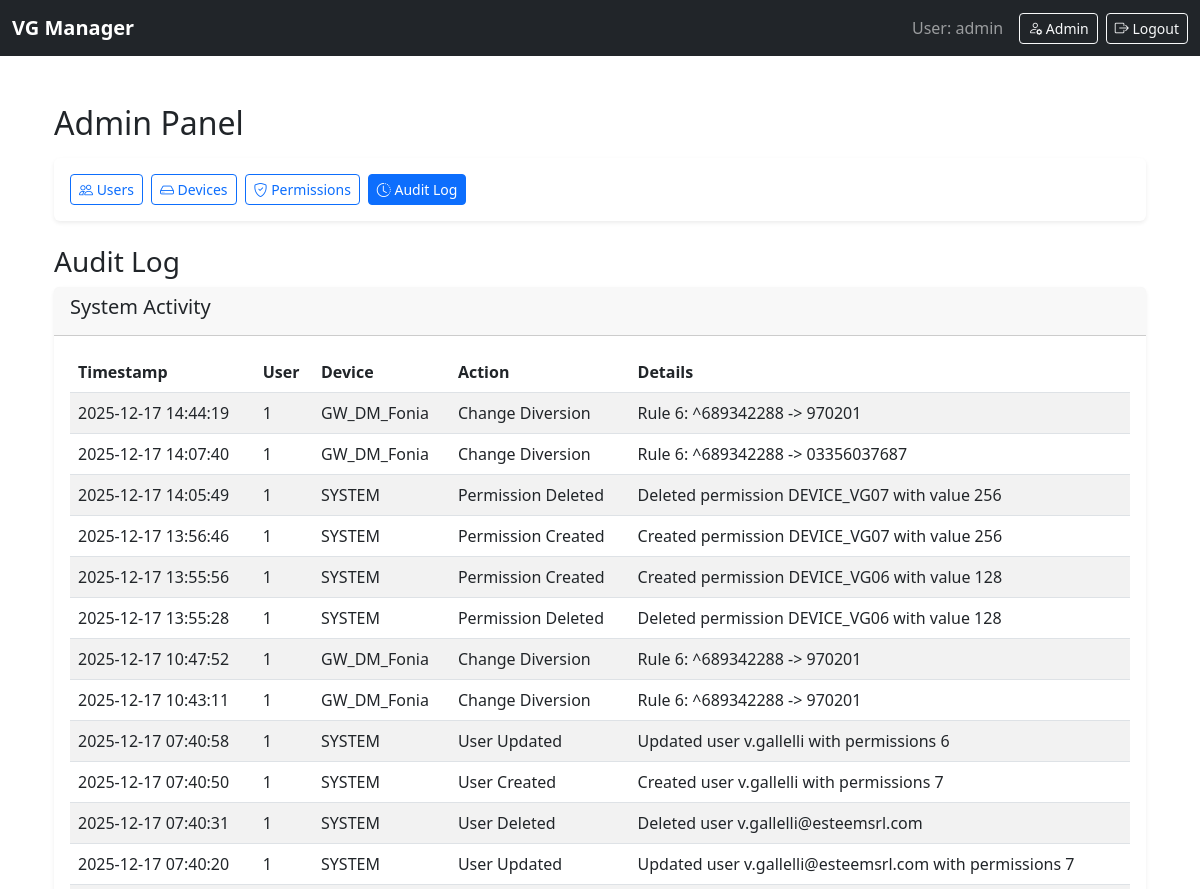
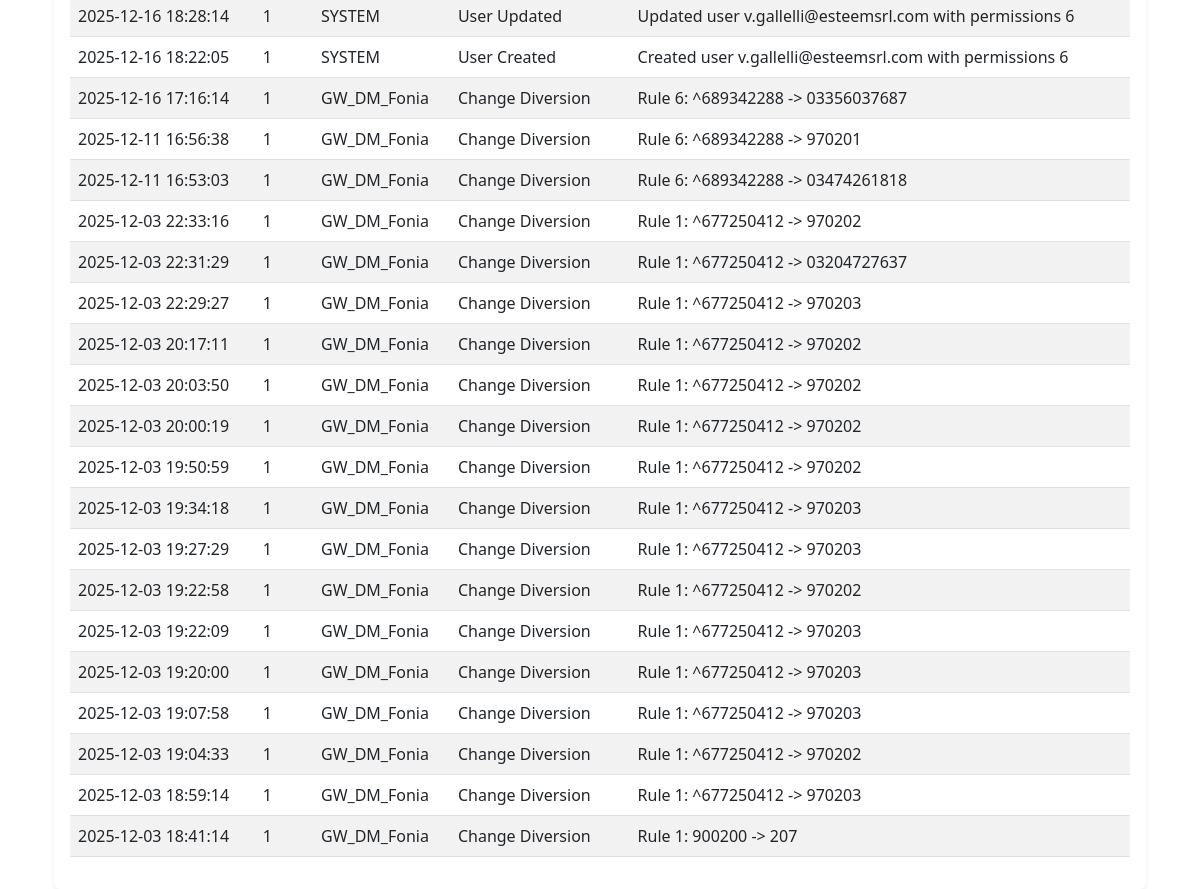
/admin/audit (signed in), run on an earlier commit of the app's database (2 pictures, top to bottom).
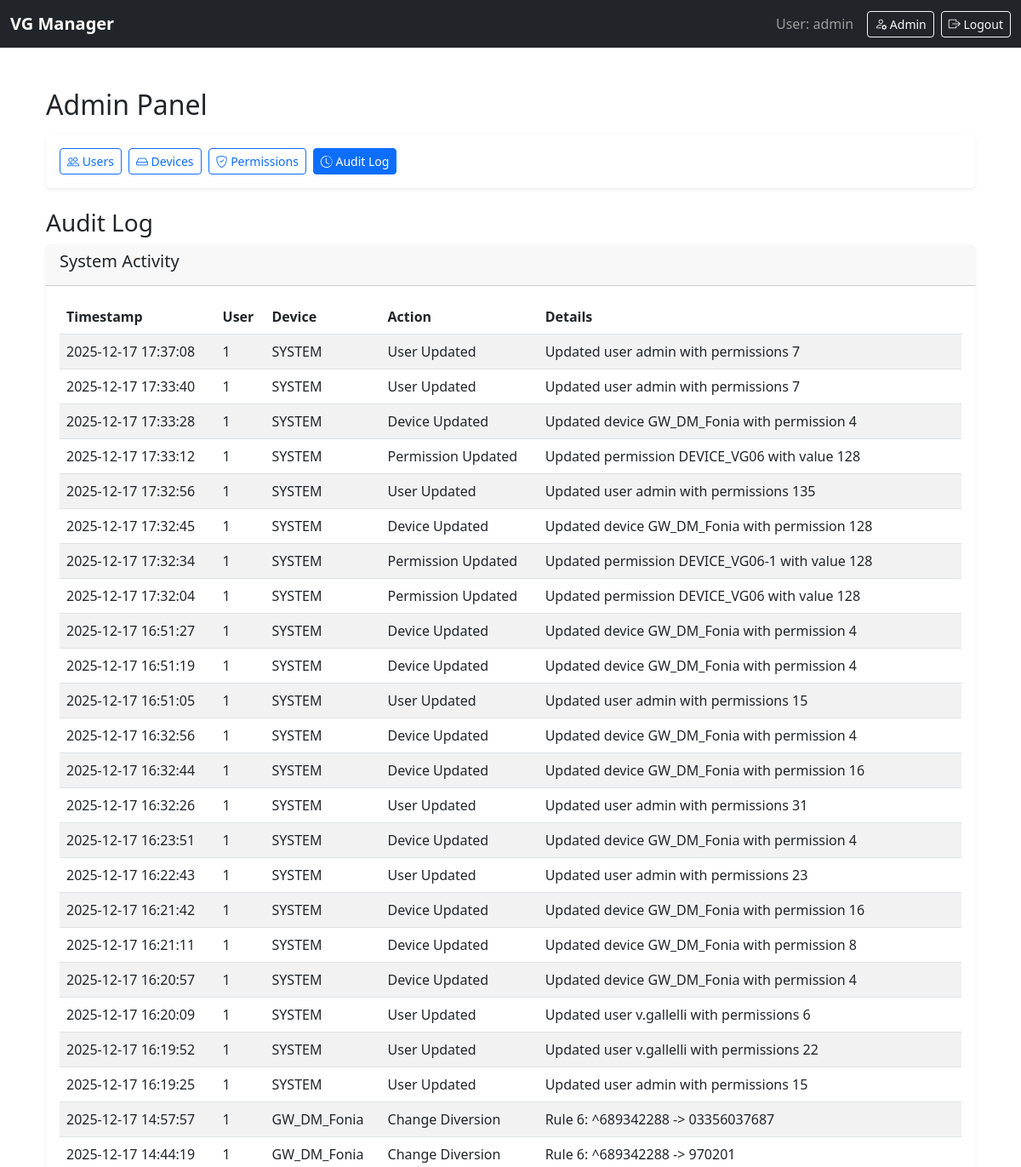
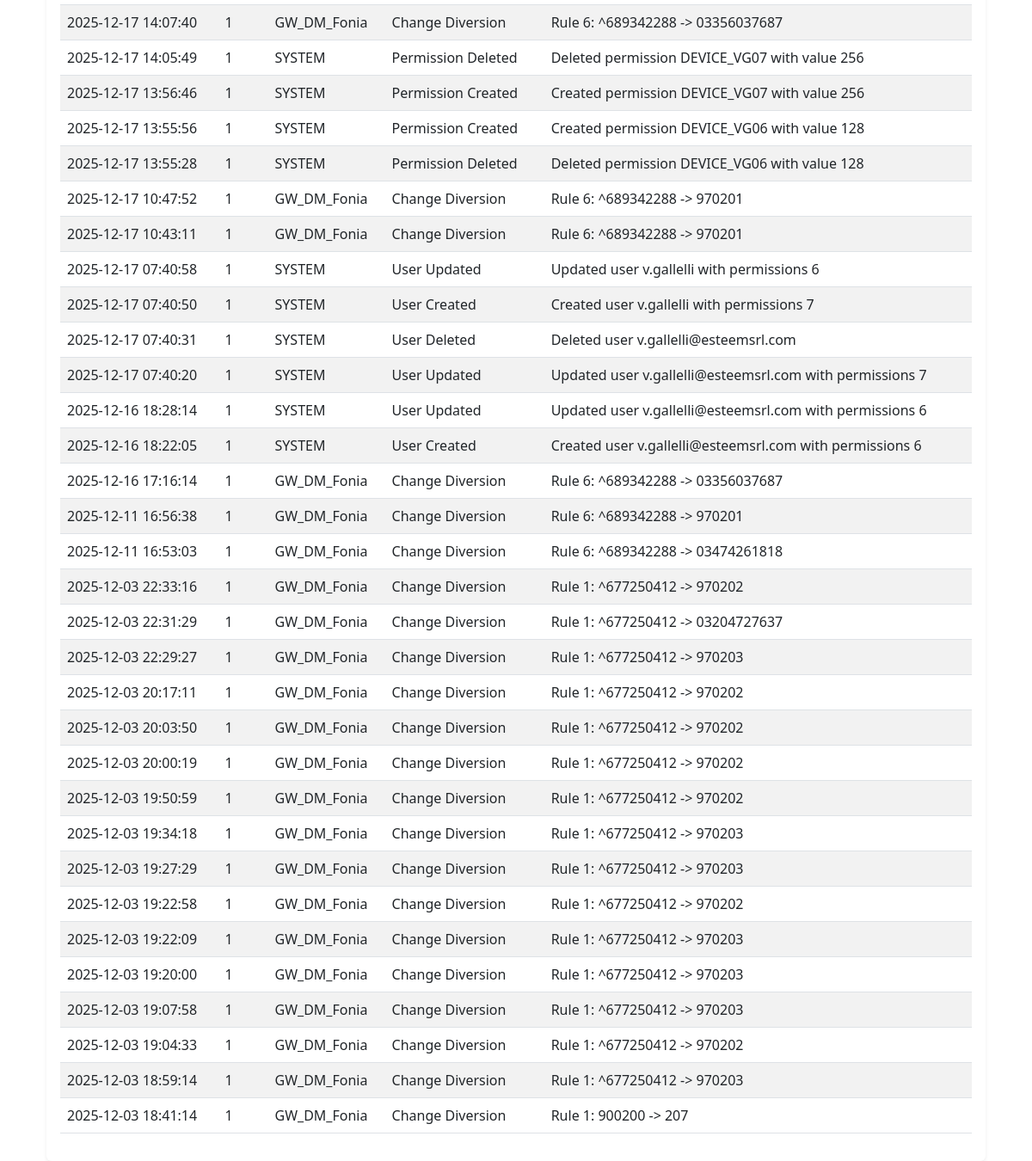
And on a later commit of the database (2 pictures, top to bottom).
### models.py (models this page shows, shortened)
class User(UserMixin, db.Model):
    id = db.Column(db.Integer, primary_key=True)
    username = db.Column(db.String(150), unique=True, nullable=False)
    password_hash = db.Column(db.String(200), nullable=False)
    role_mask = db.Column(db.Integer, default=Permissions.NONE)
    def can(self, permission):
        return (self.role_mask & permission) == permission

class AuditLog(db.Model):
    id = db.Column(db.Integer, primary_key=True)
    timestamp = db.Column(db.DateTime, default=datetime.utcnow)
    user_id = db.Column(db.Integer, db.ForeignKey('user.id'))
    device_name = db.Column(db.String(50))
    action = db.Column(db.String(50))
    details = db.Column(db.Text)

### app.py (the view)
@app.route('/admin/audit')
@login_required
@admin_required
def admin_audit():
    logs = AuditLog.query.order_by(AuditLog.timestamp.desc()).all()
    return render_template('admin_audit.html', logs=logs, active_page='audit')

### app.py (called while the page is built)
@login_manager.user_loader
def load_user(user_id):
    return User.query.get(int(user_id))

def admin_required(f):
    @wraps(f)
    def decorated_function(*args, **kwargs):
        if not current_user.is_authenticated or not current_user.can(Permissions.ADMIN_ACCESS):
            flash("Admin access required", "danger")
            return redirect(url_for('dashboard'))
        return f(*args, **kwargs)
    return decorated_function

### templates/admin_audit.html (shortened to what this page needs)
{% extends "admin_base.html" %}
{% block admin_content %}
<h3>Audit Log</h3>
<div class="card">
    <div class="card-header">
        <h5>System Activity</h5>
    </div>
    <div class="card-body">
        <div class="table-responsive">
            <table class="table table-striped">
                <thead>
                    <tr>
                        <th>Timestamp</th>
                        <th>User</th>
                        <th>Device</th>
                        <th>Action</th>
                        <th>Details</th>
                    </tr>
                </thead>
                <tbody>
                    {% for log in logs %}
                    <tr>
                        <td>{{ log.timestamp.strftime('%Y-%m-%d %H:%M:%S') }}</td>
                        <td>{{ log.user_id }}</td>
                        <td>{{ log.device_name }}</td>
                        <td>{{ log.action }}</td>
                        <td>{{ log.details }}</td>
                    </tr>
                    {% endfor %}
                </tbody>
            </table>
        </div>
    </div>
</div>
{% endblock %}

### templates/admin_base.html
{% extends "layout.html" %}
{% block content %}
<div class="container mt-4">
    <div class="row mb-4">
        <div class="col-12">
            <h2 class="mb-3">Admin Panel</h2>
            <div class="card">
                <div class="card-body">
                    <div class="d-flex flex-wrap gap-2 justify-content-center justify-content-md-start">
                        <a href="{{ url_for('admin_users') }}" class="btn btn-outline-primary btn-sm {% if active_page == 'users' %}active{% endif %}">
                            <i class="bi bi-people"></i> Users
                        </a>
                        <a href="{{ url_for('admin_devices') }}" class="btn btn-outline-primary btn-sm {% if active_page == 'devices' %}active{% endif %}">
                            <i class="bi bi-hdd"></i> Devices
                        </a>
                        <a href="{{ url_for('admin_permissions') }}" class="btn btn-outline-primary btn-sm {% if active_page == 'permissions' %}active{% endif %}">
                            <i class="bi bi-shield-check"></i> Permissions
                        </a>
                        <a href="{{ url_for('admin_audit') }}" class="btn btn-outline-primary btn-sm {% if active_page == 'audit' %}active{% endif %}">
                            <i class="bi bi-clock-history"></i> Audit Log
                        </a>
                    </div>
                </div>
            </div>
        </div>
    </div>
    {% block admin_content %}{% endblock %}
</div>
{% endblock %}

### templates/layout.html (shortened to what this page needs)
<!DOCTYPE html>
<html lang="en">
<head>
    <link href="https://cdn.jsdelivr.net/npm/bootstrap@5.3.0/dist/css/bootstrap.min.css" rel="stylesheet">
    <link rel="stylesheet" href="https://cdn.jsdelivr.net/npm/bootstrap-icons@1.10.0/font/bootstrap-icons.css">
</head>
<body>
    <nav class="navbar navbar-dark bg-dark navbar-expand-lg fixed-top">
        <div class="container-fluid">
            <a class="navbar-brand" href="{{ url_for('dashboard') }}">VG Manager</a>
            <div class="collapse navbar-collapse" id="navbarNav">
                <div class="d-flex flex-column flex-md-row align-items-md-center">
                    <span class="navbar-text me-3 mb-2 mb-md-0 d-none d-lg-inline">
                        User: {{ current_user.username }}
                    </span>
                    <div class="d-flex flex-wrap gap-2">
                        {% if current_user.can(1) %}
                        <a href="{{ url_for('admin_dashboard') }}" class="btn btn-sm btn-outline-light">
                            <i class="bi bi-person-gear"></i> <span class="d-none d-sm-inline">Admin</span>
                        </a>
                        {% endif %}
                        <a href="{{ url_for('logout') }}" class="btn btn-sm btn-outline-light">
                            <i class="bi bi-box-arrow-right"></i> <span class="d-none d-sm-inline">Logout</span>
                        </a>
                    </div>
                </div>
            </div>
        </div>
    </nav>
    <div class="container mt-4">
        <div class="row">
            <div class="col-12">
        {% if content_type == 'dashboard' %}
            <h3>Select a Device</h3>
            <div class="list-group">
                {% for dev in devices %}
                    <a href="{{ url_for('diversion', device_id=dev.id) }}" class="list-group-item list-group-item-action">
                        {{ dev.name }} ({{ dev.ip_address }}) - Manage Diversions
                    </a>
                {% endfor %}
            </div>
        {% else %}
            {% block content %}{% endblock %}
        {% endif %}
    </div>
</body>
</html>

### templates/layout.html (style rules this page uses)
body { padding-top: 56px; }
@media (min-width: 992px) { body { padding-top: 56px; } }
.navbar-brand { font-weight: 600; }
.btn-sm { padding: 0.25rem 0.5rem; font-size: 0.875rem; }
.card { box-shadow: 0 0.125rem 0.25rem rgba(0, 0, 0, 0.075); border: none; transition: transform 0.2s; }
.table-responsive { overflow-x: auto; -webkit-overflow-scrolling: touch; }

What changed in the data, as far as the page shows it:
added AuditLog: timestamp "2025-12-17 17:37:08", user_id "1", device_name "SYSTEM", action "User Updated", details "Updated user admin with permissions 7"
added AuditLog: timestamp "2025-12-17 17:33:40", user_id "1", device_name "SYSTEM", action "User Updated", details "Updated user admin with permissions 7"
added AuditLog: timestamp "2025-12-17 17:33:28", user_id "1", device_name "SYSTEM", action "Device Updated", details "Updated device GW_DM_Fonia with permission 4"
added AuditLog: timestamp "2025-12-17 17:33:12", user_id "1", device_name "SYSTEM", action "Permission Updated", details "Updated permission DEVICE_VG06 with value 128"
added AuditLog: timestamp "2025-12-17 17:32:56", user_id "1", device_name "SYSTEM", action "User Updated", details "Updated user admin with permissions 135"
added AuditLog: timestamp "2025-12-17 17:32:45", user_id "1", device_name "SYSTEM", action "Device Updated", details "Updated device GW_DM_Fonia with permission 128"
added AuditLog: timestamp "2025-12-17 17:32:34", user_id "1", device_name "SYSTEM", action "Permission Updated", details "Updated permission DEVICE_VG06-1 with value 128"
added AuditLog: timestamp "2025-12-17 17:32:04", user_id "1", device_name "SYSTEM", action "Permission Updated", details "Updated permission DEVICE_VG06 with value 128"
added AuditLog: timestamp "2025-12-17 16:51:27", user_id "1", device_name "SYSTEM", action "Device Updated", details "Updated device GW_DM_Fonia with permission 4"
added AuditLog: timestamp "2025-12-17 16:51:19", user_id "1", device_name "SYSTEM", action "Device Updated", details "Updated device GW_DM_Fonia with permission 4"
added AuditLog: timestamp "2025-12-17 16:51:05", user_id "1", device_name "SYSTEM", action "User Updated", details "Updated user admin with permissions 15"
added AuditLog: timestamp "2025-12-17 16:32:56", user_id "1", device_name "SYSTEM", action "Device Updated", details "Updated device GW_DM_Fonia with permission 4"
added AuditLog: timestamp "2025-12-17 16:32:44", user_id "1", device_name "SYSTEM", action "Device Updated", details "Updated device GW_DM_Fonia with permission 16"
added AuditLog: timestamp "2025-12-17 16:32:26", user_id "1", device_name "SYSTEM", action "User Updated", details "Updated user admin with permissions 31"
added AuditLog: timestamp "2025-12-17 16:23:51", user_id "1", device_name "SYSTEM", action "Device Updated", details "Updated device GW_DM_Fonia with permission 4"
added AuditLog: timestamp "2025-12-17 16:22:43", user_id "1", device_name "SYSTEM", action "User Updated", details "Updated user admin with permissions 23"
added AuditLog: timestamp "2025-12-17 16:21:42", user_id "1", device_name "SYSTEM", action "Device Updated", details "Updated device GW_DM_Fonia with permission 16"
added AuditLog: timestamp "2025-12-17 16:21:11", user_id "1", device_name "SYSTEM", action "Device Updated", details "Updated device GW_DM_Fonia with permission 8"
added AuditLog: timestamp "2025-12-17 16:20:57", user_id "1", device_name "SYSTEM", action "Device Updated", details "Updated device GW_DM_Fonia with permission 4"
added AuditLog: timestamp "2025-12-17 16:20:09", user_id "1", device_name "SYSTEM", action "User Updated", details "Updated user v.gallelli with permissions 6"
added AuditLog: timestamp "2025-12-17 16:19:52", user_id "1", device_name "SYSTEM", action "User Updated", details "Updated user v.gallelli with permissions 22"
added AuditLog: timestamp "2025-12-17 16:19:25", user_id "1", device_name "SYSTEM", action "User Updated", details "Updated user admin with permissions 15"
added AuditLog: timestamp "2025-12-17 14:57:57", user_id "1", device_name "GW_DM_Fonia", action "Change Diversion", details "Rule 6: ^689342288 -> 03356037687"
